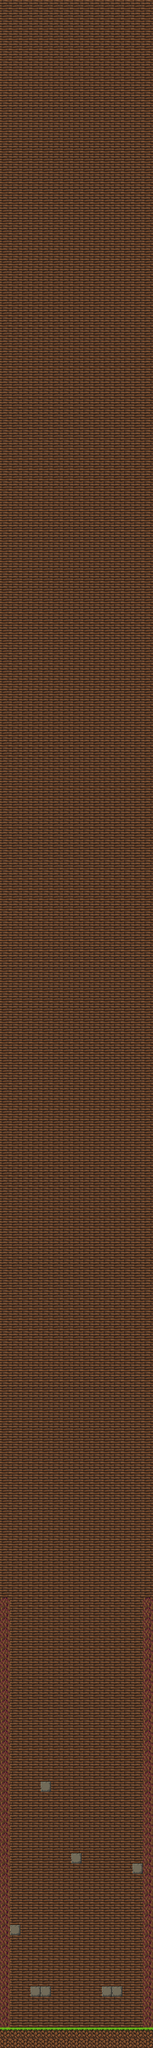

Tiled map render using the project's own tile images. Description and the whole map definition, tile-layer contents included, below:
An orthogonal 15x200 tile map with 64x64 px tiles, 1 tile layer (Rutelag 1) and 13 objects (player, test).

<map version="1.10" tiledversion="1.10.2" orientation="orthogonal" renderorder="right-down" width="15" height="200" tilewidth="64" tileheight="64" infinite="0" nextlayerid="3" nextobjectid="23">
 <tileset firstgid="1" source="tiles.tsx" />
 <layer id="1" name="Rutelag 1" width="15" height="200">
  <data encoding="csv">
7,7,7,7,7,7,7,7,7,7,7,7,7,7,7,
7,7,7,7,7,7,7,7,7,7,7,7,7,7,7,
7,7,7,7,7,7,7,7,7,7,7,7,7,7,7,
7,7,7,7,7,7,7,7,7,7,7,7,7,7,7,
7,7,7,7,7,7,7,7,7,7,7,7,7,7,7,
7,7,7,7,7,7,7,7,7,7,7,7,7,7,7,
7,7,7,7,7,7,7,7,7,7,7,7,7,7,7,
7,7,7,7,7,7,7,7,7,7,7,7,7,7,7,
7,7,7,7,7,7,7,7,7,7,7,7,7,7,7,
7,7,7,7,7,7,7,7,7,7,7,7,7,7,7,
7,7,7,7,7,7,7,7,7,7,7,7,7,7,7,
7,7,7,7,7,7,7,7,7,7,7,7,7,7,7,
7,7,7,7,7,7,7,7,7,7,7,7,7,7,7,
7,7,7,7,7,7,7,7,7,7,7,7,7,7,7,
7,7,7,7,7,7,7,7,7,7,7,7,7,7,7,
7,7,7,7,7,7,7,7,7,7,7,7,7,7,7,
7,7,7,7,7,7,7,7,7,7,7,7,7,7,7,
7,7,7,7,7,7,7,7,7,7,7,7,7,7,7,
7,7,7,7,7,7,7,7,7,7,7,7,7,7,7,
7,7,7,7,7,7,7,7,7,7,7,7,7,7,7,
7,7,7,7,7,7,7,7,7,7,7,7,7,7,7,
7,7,7,7,7,7,7,7,7,7,7,7,7,7,7,
7,7,7,7,7,7,7,7,7,7,7,7,7,7,7,
7,7,7,7,7,7,7,7,7,7,7,7,7,7,7,
7,7,7,7,7,7,7,7,7,7,7,7,7,7,7,
7,7,7,7,7,7,7,7,7,7,7,7,7,7,7,
7,7,7,7,7,7,7,7,7,7,7,7,7,7,7,
7,7,7,7,7,7,7,7,7,7,7,7,7,7,7,
7,7,7,7,7,7,7,7,7,7,7,7,7,7,7,
7,7,7,7,7,7,7,7,7,7,7,7,7,7,7,
7,7,7,7,7,7,7,7,7,7,7,7,7,7,7,
7,7,7,7,7,7,7,7,7,7,7,7,7,7,7,
7,7,7,7,7,7,7,7,7,7,7,7,7,7,7,
7,7,7,7,7,7,7,7,7,7,7,7,7,7,7,
7,7,7,7,7,7,7,7,7,7,7,7,7,7,7,
7,7,7,7,7,7,7,7,7,7,7,7,7,7,7,
7,7,7,7,7,7,7,7,7,7,7,7,7,7,7,
7,7,7,7,7,7,7,7,7,7,7,7,7,7,7,
7,7,7,7,7,7,7,7,7,7,7,7,7,7,7,
7,7,7,7,7,7,7,7,7,7,7,7,7,7,7,
7,7,7,7,7,7,7,7,7,7,7,7,7,7,7,
7,7,7,7,7,7,7,7,7,7,7,7,7,7,7,
7,7,7,7,7,7,7,7,7,7,7,7,7,7,7,
7,7,7,7,7,7,7,7,7,7,7,7,7,7,7,
7,7,7,7,7,7,7,7,7,7,7,7,7,7,7,
7,7,7,7,7,7,7,7,7,7,7,7,7,7,7,
7,7,7,7,7,7,7,7,7,7,7,7,7,7,7,
7,7,7,7,7,7,7,7,7,7,7,7,7,7,7,
7,7,7,7,7,7,7,7,7,7,7,7,7,7,7,
7,7,7,7,7,7,7,7,7,7,7,7,7,7,7,
7,7,7,7,7,7,7,7,7,7,7,7,7,7,7,
7,7,7,7,7,7,7,7,7,7,7,7,7,7,7,
7,7,7,7,7,7,7,7,7,7,7,7,7,7,7,
7,7,7,7,7,7,7,7,7,7,7,7,7,7,7,
7,7,7,7,7,7,7,7,7,7,7,7,7,7,7,
7,7,7,7,7,7,7,7,7,7,7,7,7,7,7,
7,7,7,7,7,7,7,7,7,7,7,7,7,7,7,
7,7,7,7,7,7,7,7,7,7,7,7,7,7,7,
7,7,7,7,7,7,7,7,7,7,7,7,7,7,7,
7,7,7,7,7,7,7,7,7,7,7,7,7,7,7,
7,7,7,7,7,7,7,7,7,7,7,7,7,7,7,
7,7,7,7,7,7,7,7,7,7,7,7,7,7,7,
7,7,7,7,7,7,7,7,7,7,7,7,7,7,7,
7,7,7,7,7,7,7,7,7,7,7,7,7,7,7,
7,7,7,7,7,7,7,7,7,7,7,7,7,7,7,
7,7,7,7,7,7,7,7,7,7,7,7,7,7,7,
7,7,7,7,7,7,7,7,7,7,7,7,7,7,7,
7,7,7,7,7,7,7,7,7,7,7,7,7,7,7,
7,7,7,7,7,7,7,7,7,7,7,7,7,7,7,
7,7,7,7,7,7,7,7,7,7,7,7,7,7,7,
7,7,7,7,7,7,7,7,7,7,7,7,7,7,7,
7,7,7,7,7,7,7,7,7,7,7,7,7,7,7,
7,7,7,7,7,7,7,7,7,7,7,7,7,7,7,
7,7,7,7,7,7,7,7,7,7,7,7,7,7,7,
7,7,7,7,7,7,7,7,7,7,7,7,7,7,7,
7,7,7,7,7,7,7,7,7,7,7,7,7,7,7,
7,7,7,7,7,7,7,7,7,7,7,7,7,7,7,
7,7,7,7,7,7,7,7,7,7,7,7,7,7,7,
7,7,7,7,7,7,7,7,7,7,7,7,7,7,7,
7,7,7,7,7,7,7,7,7,7,7,7,7,7,7,
7,7,7,7,7,7,7,7,7,7,7,7,7,7,7,
7,7,7,7,7,7,7,7,7,7,7,7,7,7,7,
7,7,7,7,7,7,7,7,7,7,7,7,7,7,7,
7,7,7,7,7,7,7,7,7,7,7,7,7,7,7,
7,7,7,7,7,7,7,7,7,7,7,7,7,7,7,
7,7,7,7,7,7,7,7,7,7,7,7,7,7,7,
7,7,7,7,7,7,7,7,7,7,7,7,7,7,7,
7,7,7,7,7,7,7,7,7,7,7,7,7,7,7,
7,7,7,7,7,7,7,7,7,7,7,7,7,7,7,
7,7,7,7,7,7,7,7,7,7,7,7,7,7,7,
7,7,7,7,7,7,7,7,7,7,7,7,7,7,7,
7,7,7,7,7,7,7,7,7,7,7,7,7,7,7,
7,7,7,7,7,7,7,7,7,7,7,7,7,7,7,
7,7,7,7,7,7,7,7,7,7,7,7,7,7,7,
7,7,7,7,7,7,7,7,7,7,7,7,7,7,7,
7,7,7,7,7,7,7,7,7,7,7,7,7,7,7,
7,7,7,7,7,7,7,7,7,7,7,7,7,7,7,
7,7,7,7,7,7,7,7,7,7,7,7,7,7,7,
7,7,7,7,7,7,7,7,7,7,7,7,7,7,7,
7,7,7,7,7,7,7,7,7,7,7,7,7,7,7,
7,7,7,7,7,7,7,7,7,7,7,7,7,7,7,
7,7,7,7,7,7,7,7,7,7,7,7,7,7,7,
7,7,7,7,7,7,7,7,7,7,7,7,7,7,7,
7,7,7,7,7,7,7,7,7,7,7,7,7,7,7,
7,7,7,7,7,7,7,7,7,7,7,7,7,7,7,
7,7,7,7,7,7,7,7,7,7,7,7,7,7,7,
7,7,7,7,7,7,7,7,7,7,7,7,7,7,7,
7,7,7,7,7,7,7,7,7,7,7,7,7,7,7,
7,7,7,7,7,7,7,7,7,7,7,7,7,7,7,
7,7,7,7,7,7,7,7,7,7,7,7,7,7,7,
7,7,7,7,7,7,7,7,7,7,7,7,7,7,7,
7,7,7,7,7,7,7,7,7,7,7,7,7,7,7,
7,7,7,7,7,7,7,7,7,7,7,7,7,7,7,
7,7,7,7,7,7,7,7,7,7,7,7,7,7,7,
7,7,7,7,7,7,7,7,7,7,7,7,7,7,7,
7,7,7,7,7,7,7,7,7,7,7,7,7,7,7,
7,7,7,7,7,7,7,7,7,7,7,7,7,7,7,
7,7,7,7,7,7,7,7,7,7,7,7,7,7,7,
7,7,7,7,7,7,7,7,7,7,7,7,7,7,7,
7,7,7,7,7,7,7,7,7,7,7,7,7,7,7,
7,7,7,7,7,7,7,7,7,7,7,7,7,7,7,
7,7,7,7,7,7,7,7,7,7,7,7,7,7,7,
7,7,7,7,7,7,7,7,7,7,7,7,7,7,7,
7,7,7,7,7,7,7,7,7,7,7,7,7,7,7,
7,7,7,7,7,7,7,7,7,7,7,7,7,7,7,
7,7,7,7,7,7,7,7,7,7,7,7,7,7,7,
7,7,7,7,7,7,7,7,7,7,7,7,7,7,7,
7,7,7,7,7,7,7,7,7,7,7,7,7,7,7,
7,7,7,7,7,7,7,7,7,7,7,7,7,7,7,
7,7,7,7,7,7,7,7,7,7,7,7,7,7,7,
7,7,7,7,7,7,7,7,7,7,7,7,7,7,7,
7,7,7,7,7,7,7,7,7,7,7,7,7,7,7,
7,7,7,7,7,7,7,7,7,7,7,7,7,7,7,
7,7,7,7,7,7,7,7,7,7,7,7,7,7,7,
7,7,7,7,7,7,7,7,7,7,7,7,7,7,7,
7,7,7,7,7,7,7,7,7,7,7,7,7,7,7,
7,7,7,7,7,7,7,7,7,7,7,7,7,7,7,
7,7,7,7,7,7,7,7,7,7,7,7,7,7,7,
7,7,7,7,7,7,7,7,7,7,7,7,7,7,7,
7,7,7,7,7,7,7,7,7,7,7,7,7,7,7,
7,7,7,7,7,7,7,7,7,7,7,7,7,7,7,
7,7,7,7,7,7,7,7,7,7,7,7,7,7,7,
7,7,7,7,7,7,7,7,7,7,7,7,7,7,7,
7,7,7,7,7,7,7,7,7,7,7,7,7,7,7,
7,7,7,7,7,7,7,7,7,7,7,7,7,7,7,
7,7,7,7,7,7,7,7,7,7,7,7,7,7,7,
7,7,7,7,7,7,7,7,7,7,7,7,7,7,7,
7,7,7,7,7,7,7,7,7,7,7,7,7,7,7,
7,7,7,7,7,7,7,7,7,7,7,7,7,7,7,
7,7,7,7,7,7,7,7,7,7,7,7,7,7,7,
7,7,7,7,7,7,7,7,7,7,7,7,7,7,7,
7,7,7,7,7,7,7,7,7,7,7,7,7,7,7,
7,7,7,7,7,7,7,7,7,7,7,7,7,7,7,
7,7,7,7,7,7,7,7,7,7,7,7,7,7,7,
7,7,7,7,7,7,7,7,7,7,7,7,7,7,7,
7,7,7,7,7,7,7,7,7,7,7,7,7,7,7,
14,7,7,7,7,7,7,7,7,7,7,7,7,7,14,
14,7,7,7,7,7,7,7,7,7,7,7,7,7,14,
14,7,7,7,7,7,7,7,7,7,7,7,7,7,14,
14,7,7,7,7,7,7,7,7,7,7,7,7,7,14,
14,7,7,7,7,7,7,7,7,7,7,7,7,7,14,
14,7,7,7,7,7,7,7,7,7,7,7,7,7,14,
14,7,7,7,7,7,7,7,7,7,7,7,7,7,14,
14,7,7,7,7,7,7,7,7,7,7,7,7,7,14,
14,7,7,7,7,7,7,7,7,7,7,7,7,7,14,
14,7,7,7,7,7,7,7,7,7,7,7,7,7,14,
14,7,7,7,7,7,7,7,7,7,7,7,7,7,14,
14,7,7,7,7,7,7,7,7,7,7,7,7,7,14,
14,7,7,7,7,7,7,7,7,7,7,7,7,7,14,
14,7,7,7,7,7,7,7,7,7,7,7,7,7,14,
14,7,7,7,7,7,7,7,7,7,7,7,7,7,14,
14,7,7,7,7,7,7,7,7,7,7,7,7,7,14,
14,7,7,7,7,7,7,7,7,7,7,7,7,7,14,
14,7,7,7,7,7,7,7,7,7,7,7,7,7,14,
14,7,7,7,17,7,7,7,7,7,7,7,7,7,14,
14,7,7,7,7,7,7,7,7,7,7,7,7,7,14,
14,7,7,7,7,7,7,7,7,7,7,7,7,7,14,
14,7,7,7,7,7,7,7,7,7,7,7,7,7,14,
14,7,7,7,7,7,7,7,7,7,7,7,7,7,14,
14,7,7,7,7,7,7,7,7,7,7,7,7,7,14,
14,7,7,7,7,7,7,7,7,7,7,7,7,7,14,
14,7,7,7,7,7,7,17,7,7,7,7,7,7,14,
14,7,7,7,7,7,7,7,7,7,7,7,7,17,14,
14,7,7,7,7,7,7,7,7,7,7,7,7,7,14,
14,7,7,7,7,7,7,7,7,7,7,7,7,7,14,
14,7,7,7,7,7,7,7,7,7,7,7,7,7,14,
14,7,7,7,7,7,7,7,7,7,7,7,7,7,14,
14,7,7,7,7,7,7,7,7,7,7,7,7,7,14,
14,17,7,7,7,7,7,7,7,7,7,7,7,7,14,
14,7,7,7,7,7,7,7,7,7,7,7,7,7,14,
14,7,7,7,7,7,7,7,7,7,7,7,7,7,14,
14,7,7,7,7,7,7,7,7,7,7,7,7,7,14,
14,7,7,7,7,7,7,7,7,7,7,7,7,7,14,
14,7,7,7,7,7,7,7,7,7,7,7,7,7,14,
14,7,7,17,17,7,7,7,7,7,17,17,7,7,14,
14,7,7,7,7,7,7,7,7,7,7,7,7,7,14,
14,7,7,7,7,7,7,7,7,7,7,7,7,7,14,
14,7,7,7,7,7,7,7,7,7,7,7,7,7,14,
15,15,15,15,15,15,15,15,15,15,15,15,15,15,15,
25,25,25,25,25,25,25,25,25,25,25,25,25,25,25
</data>
 </layer>
 <objectgroup id="2" name="objects">
  <object id="2" name="player" x="384" y="12480" width="64" height="64" />
  <object id="4" x="0" y="12672">
   <polygon points="0,0 960,0 960,128 0,128" />
  </object>
  <object id="5" x="896" y="12672">
   <polygon points="0,0 0,-4224 64,-4224 64,0" />
  </object>
  <object id="6" x="0" y="12672">
   <polygon points="0,0 0,-4224 64,-4224 64,0" />
  </object>
  <object id="7" x="192" y="12480">
   <polygon points="0,0 128,0 128,-64 0,-64" />
  </object>
  <object id="8" x="640" y="12480">
   <polygon points="0,0 128,0 128,-64 0,-64" />
  </object>
  <object id="9" x="128" y="12096">
   <polygon points="0,0 0,-64 -64,-64 -64,0 0,0" />
  </object>
  <object id="10" x="448" y="11584">
   <polygon points="0,0 0,64 64,64 64,0 0,0" />
  </object>
  <object id="11" x="832" y="11648">
   <polygon points="0,0 0,64 64,64 64,0" />
  </object>
  <object id="12" x="320" y="11200" visible="0">
   <polygon points="0,0 -64,0 -64,-64 0,-64" />
  </object>
  <object id="14" x="512" y="12224">
   <polygon points="0,0 64,0 0,-64" />
  </object>
  <object id="21" name="test" x="512" y="12352" width="64" height="64" />
  <object id="22" x="648" y="12569.3" />
 </objectgroup>
</map>
